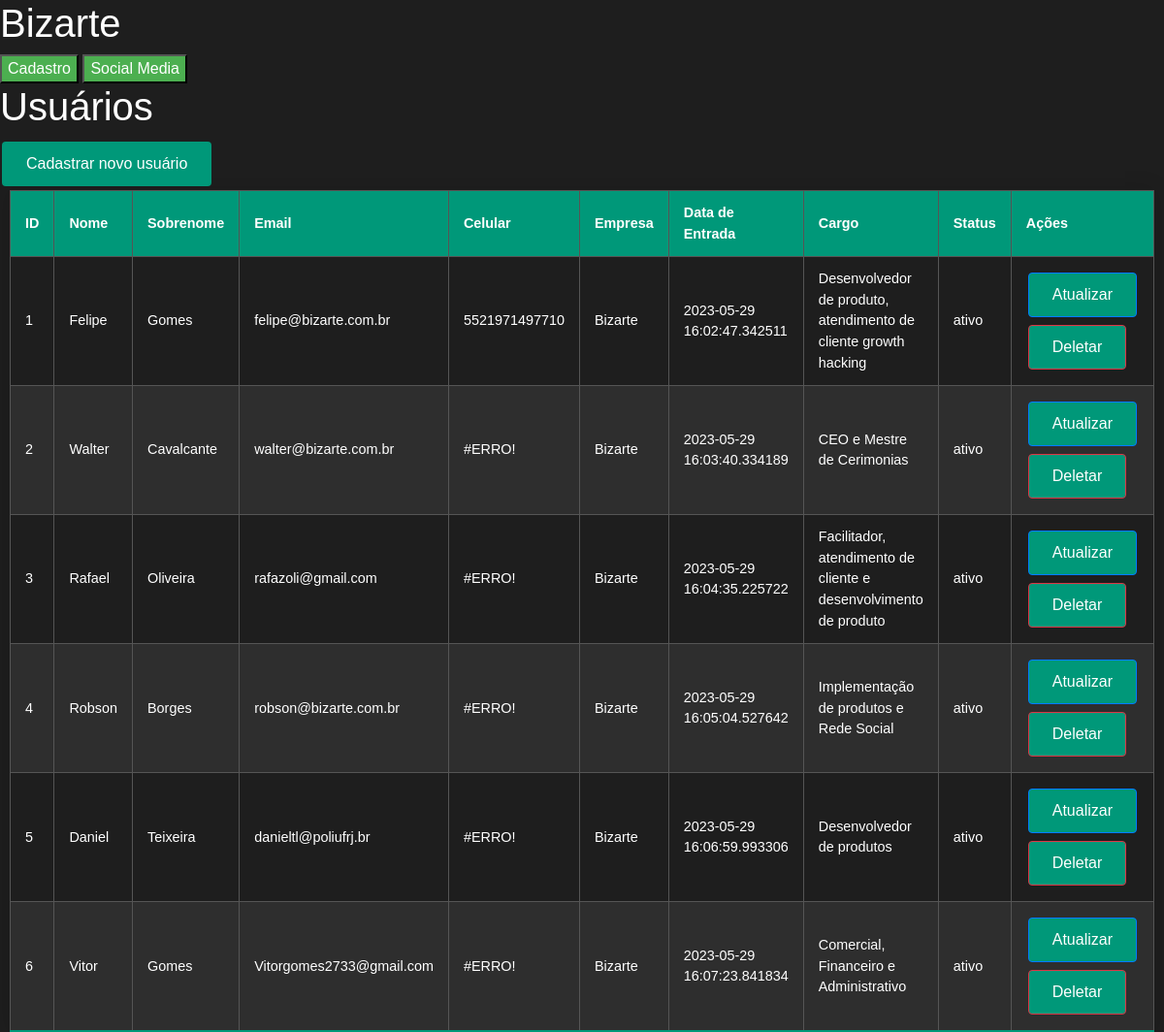
The page /usuarios on the database its author committed.
### models.py (models this page shows)
class Usuario(db.Model):
    id = db.Column(db.Integer, primary_key=True)
    nome = db.Column(db.String(80), nullable=False)
    sobrenome = db.Column(db.String(80), nullable=False)
    email = db.Column(db.String(120), nullable=False)
    celular = db.Column(db.String(20), nullable=False)
    id_empresa = db.Column(db.Integer, db.ForeignKey('empresa.id'), nullable=False)
    empresa = db.relationship('Empresa', backref='usuarios')
    data_entrada = db.Column(db.DateTime, default=datetime.utcnow)
    cargo = db.Column(db.String(80), nullable=False)
    status = db.Column(db.String(20), nullable=False)
    sprint = db.Column(db.String(200))  # Novo campo
    dayling_1 = db.Column(db.String(200))  # Novo campo
    dayling_2 = db.Column(db.String(200))  # Novo campo
    dayling_3 = db.Column(db.String(200))  # Novo campo
    dayling_4 = db.Column(db.String(200))  # Novo campo
    dayling_5 = db.Column(db.String(200))  # Novo campo

class Empresa(db.Model):
    id = db.Column(db.Integer, primary_key=True)
    nome_contato = db.Column(db.String(80))
    email_contato = db.Column(db.String(120))
    telefone_contato = db.Column(db.String(20))
    endereco_empresa = db.Column(db.String(200))
    setor_atuacao = db.Column(db.String(200))
    tamanho_empresa = db.Column(db.String(200))
    descricao_empresa = db.Column(db.Text)
    objetivos_principais = db.Column(db.Text)
    historico_interacoes = db.Column(db.Text)

### app.py (the view)
@app.route('/usuarios', methods=['GET'])
def listar_usuarios():
    usuarios = Usuario.query.all()
    return render_template('listar_usuarios.html', usuarios=usuarios)

### templates/listar_usuarios.html (shortened to what this page needs)
{% extends "base.html" %}
{% block content %}
    <h1>Usuários</h1>
    <a class="btn" href="{{ url_for('cadastrar_usuario') }}">Cadastrar novo usuário</a>
    <table class="styled-table">
        <thead>
            <tr>
                <th>ID</th>
                <th>Nome</th>
                <th>Sobrenome</th>
                <th>Email</th>
                <th>Celular</th>
                <th>Empresa</th>
                <th>Data de Entrada</th>
                <th>Cargo</th>
                <th>Status</th>
                <th>Ações</th>
            </tr>
        </thead>
        <tbody>
            {% for usuario in usuarios %}
            <tr>
                <td>{{ usuario.id }}</td>
                <td>{{ usuario.nome }}</td>
                <td>{{ usuario.sobrenome }}</td>
                <td>{{ usuario.email }}</td>
                <td>{{ usuario.celular }}</td>
                <td>{{ usuario.empresa.nome_contato }}</td>
                <td>{{ usuario.data_entrada }}</td>
                <td>{{ usuario.cargo }}</td>
                <td>{{ usuario.status }}</td>
                <td>
                    <a href="{{ url_for('atualizar_usuario', id=usuario.id) }}" class="btn btn-primary">Atualizar</a>
                    <button type="button" class="btn btn-danger" data-toggle="modal" data-target="#deleteModal{{usuario.id}}">Deletar</button>
                </td>
            </tr>
            {% endfor %}
        </tbody>
    </table>
{% endblock %}

### static/style.css (style rules this page uses)
body { background-color: #1e1e1e; color: #ffffff; font-family: Arial, sans-serif; }
h1, h2, h3, h4, h5, h6 { color: #ffffff; }
a { color: #1e90ff; }
input[type=submit], button { background-color: #4CAF50; color: white; cursor: pointer; }
.styled-table { border-collapse: collapse; margin: 25px 0; font-size: 0.9em; font-family: sans-serif; min-width: 400px; box-shadow: 0 0 20px rgba(0, 0, 0, 0.15); width: 90%; margin: 0 auto; color: #ffffff; background-color: #1e1e1e; }
.styled-table thead tr { background-color: #009879; color: #ffffff; text-align: left; }
.styled-table th, .styled-table td { padding: 12px 15px; border: 1px solid #555555; }
.styled-table tbody tr { border-bottom: 1px solid #555555; }
.styled-table tbody tr:nth-of-type(even) { background-color: #2e2e2e; }
.styled-table tbody tr:last-of-type { border-bottom: 2px solid #009879; }
.btn { color: #fff; background-color: #009879; padding: 10px 24px; text-align: center; text-decoration: none; display: inline-block; font-size: 16px; margin: 4px 2px; transition-duration: 0.4s; cursor: pointer; }

### rows shown on the page
Usuario: id "1", nome "Felipe", sobrenome "Gomes", email "felipe@bizarte.com.br", celular "5521971497710", empresa.nome_contato "Bizarte", data_entrada "2023-05-29 16:02:47.342511", cargo "Desenvolvedor de produto, atendimento de cliente growth hacking", status "ativo"
Usuario: id "2", nome "Walter", sobrenome "Cavalcante", email "walter@bizarte.com.br", celular "#ERRO!", empresa.nome_contato "Bizarte", data_entrada "2023-05-29 16:03:40.334189", cargo "CEO e Mestre de Cerimonias", status "ativo"
Usuario: id "3", nome "Rafael", sobrenome "Oliveira", email "rafazoli@gmail.com", celular "#ERRO!", empresa.nome_contato "Bizarte", data_entrada "2023-05-29 16:04:35.225722", cargo "Facilitador, atendimento de cliente e desenvolvimento de produto", status "ativo"
Usuario: id "4", nome "Robson", sobrenome "Borges", email "robson@bizarte.com.br", celular "#ERRO!", empresa.nome_contato "Bizarte", data_entrada "2023-05-29 16:05:04.527642", cargo "Implementação de produtos e Rede Social", status "ativo"
Usuario: id "5", nome "Daniel", sobrenome "Teixeira", email "danieltl@poliufrj.br", celular "#ERRO!", empresa.nome_contato "Bizarte", data_entrada "2023-05-29 16:06:59.993306", cargo "Desenvolvedor de produtos", status "ativo"
Usuario: id "6", nome "Vitor", sobrenome "Gomes", email "Vitorgomes2733@gmail.com", celular "#ERRO!", empresa.nome_contato "Bizarte", data_entrada "2023-05-29 16:07:23.841834", cargo "Comercial, Financeiro e Administrativo", status "ativo"
